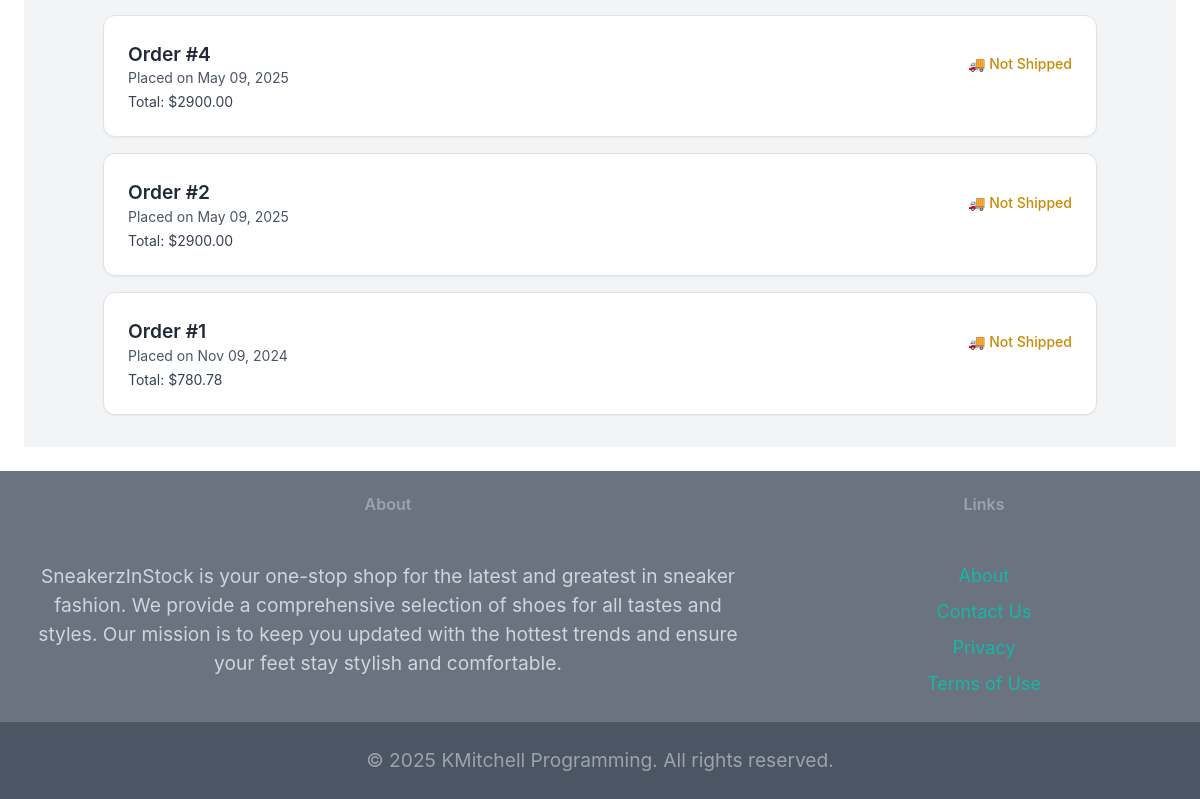
The app's page /payment/user_orders/ (signed in, lower part), older data.
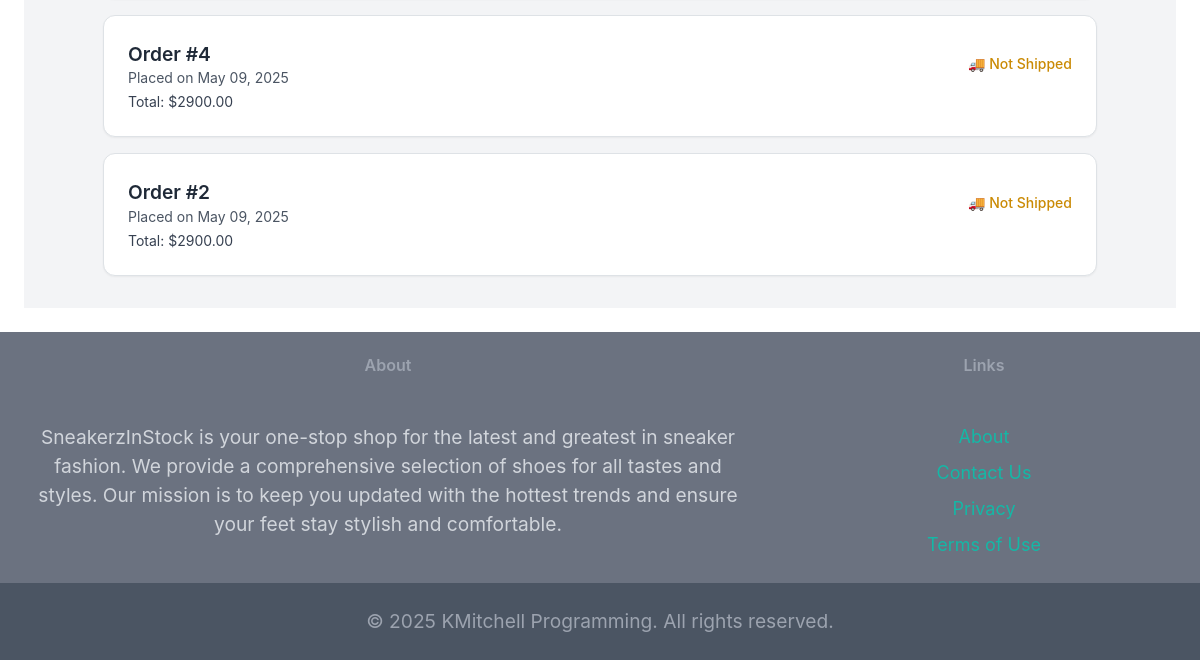
The same page, newer data.
### payment/models.py (models this page shows, shortened)
class Order(models.Model):
    user = models.ForeignKey(User, on_delete=models.CASCADE, null=True, blank=True)
    full_name = models.CharField(max_length=250, null=True, blank=True)
    email = models.EmailField(max_length=255)
    shipping_address = models.TextField(max_length=15000)
    amount_paid = models.DecimalField(max_digits=8, decimal_places=2)
    date_ordered = models.DateTimeField(auto_now_add=True)
    shipped = models.BooleanField(default=False)
    date_shipped = models.DateTimeField(null=True, blank=True)

### payment/views.py (the view)
# urls.py: path('user_orders/', views.user_orders, name='user_orders'),
@login_required
def user_orders(request):
    orders = Order.objects.filter(user=request.user).order_by('-date_ordered')
    return render(request, 'payment/user_orders.html', {'orders': orders})

### payment/templates/payment/user_orders.html (shortened to what this page needs)
{% extends 'core/base.html' %}
{% load static %}
{% block content %}
<div class="bg-gray-100 py-8 px-4 md:px-8 lg:px-16">
    <div class="container mx-auto">
        {% if orders %}
            <div class="space-y-4">
                {% for order in orders %}
                    <a href="{% url 'payment:user_order_detail' order.id %}" class="block bg-white border border-gray-300 rounded-xl shadow-sm hover:shadow-md transition p-4">
                        <div class="flex justify-between items-center">
                            <div>
                                <p class="font-semibold text-gray-800">Order #{{ order.id }}</p>
                                <p class="text-sm text-gray-600">Placed on {{ order.date_ordered|date:"M d, Y" }}</p>
                            </div>
                            <div class="text-sm font-medium {{ order.is_shipped|yesno:'text-green-600,text-yellow-600' }}">
                                {{ order.is_shipped|yesno:"✔️ Shipped,🚚 Not Shipped" }}
                            </div>
                        </div>
                        <p class="text-sm text-gray-700 mt-1">Total: ${{ order.amount_paid }}</p>
                    </a>
                {% endfor %}
            </div>
        {% else %}
            <p class="text-gray-600">You haven’t placed any orders yet.</p>
        {% endif %}
    </div>
</div>
{% endblock %}

Row changes from the older to the newer data that the page shows:
no longer on this page (row edited): Order: id "1", date_ordered "Nov 09, 2024", is_shipped "🚚 Not Shipped", amount_paid "780.78"
